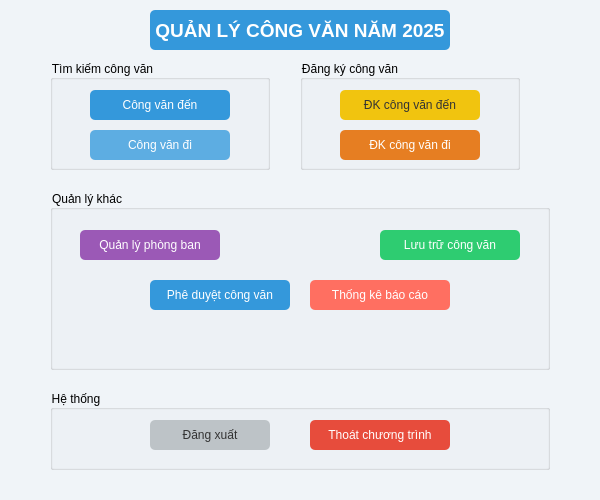
<?xml version="1.0" encoding="UTF-8"?>
<ui version="4.0">
 <class>MainWindow</class>
 <widget class="QMainWindow" name="MainWindow">
  <property name="geometry">
   <rect>
    <x>0</x>
    <y>0</y>
    <width>600</width>
    <height>500</height>
   </rect>
  </property>
  <property name="windowTitle">
   <string>Quản Lý Công Văn 2025</string>
  </property>
  <widget class="QWidget" name="centralwidget">
   <property name="styleSheet">
    <string>background-color: #F0F4F8;</string>
   </property>
   <widget class="QLabel" name="label_title">
    <property name="geometry">
     <rect>
      <x>150</x>
      <y>10</y>
      <width>300</width>
      <height>40</height>
     </rect>
    </property>
    <property name="font">
     <font>
      <pointsize>14</pointsize>
      <weight>75</weight>
      <bold>true</bold>
     </font>
    </property>
    <property name="styleSheet">
     <string>background-color: #3498DB; color: white; border-radius: 5px;</string>
    </property>
    <property name="text">
     <string>QUẢN LÝ CÔNG VĂN NĂM 2025</string>
    </property>
    <property name="alignment">
     <set>Qt::AlignCenter</set>
    </property>
   </widget>
   <widget class="QGroupBox" name="group_timkiem">
    <property name="geometry">
     <rect>
      <x>50</x>
      <y>60</y>
      <width>220</width>
      <height>110</height>
     </rect>
    </property>
    <property name="styleSheet">
     <string>background-color: #FFFFFF; border: 1px solid #D5DCE8; border-radius: 5px; QGroupBox::title { color: #2980B9; }</string>
    </property>
    <property name="title">
     <string>Tìm kiếm công văn</string>
    </property>
    <widget class="QPushButton" name="btncongvanden">
     <property name="geometry">
      <rect>
       <x>40</x>
       <y>30</y>
       <width>140</width>
       <height>30</height>
      </rect>
     </property>
     <property name="styleSheet">
      <string>background-color: #3498DB; color: white; border-radius: 5px;</string>
     </property>
     <property name="text">
      <string>Công văn đến</string>
     </property>
    </widget>
    <widget class="QPushButton" name="btncongvandi">
     <property name="geometry">
      <rect>
       <x>40</x>
       <y>70</y>
       <width>140</width>
       <height>30</height>
      </rect>
     </property>
     <property name="styleSheet">
      <string>background-color: #5DADE2; color: white; border-radius: 5px;</string>
     </property>
     <property name="text">
      <string>Công văn đi</string>
     </property>
    </widget>
   </widget>
   <widget class="QGroupBox" name="group_dangky">
    <property name="geometry">
     <rect>
      <x>300</x>
      <y>60</y>
      <width>220</width>
      <height>110</height>
     </rect>
    </property>
    <property name="styleSheet">
     <string>background-color: #FFFFFF; border: 1px solid #D5DCE8; border-radius: 5px; QGroupBox::title { color: #2980B9; }</string>
    </property>
    <property name="title">
     <string>Đăng ký công văn</string>
    </property>
    <widget class="QPushButton" name="btndangkyden">
     <property name="geometry">
      <rect>
       <x>40</x>
       <y>30</y>
       <width>140</width>
       <height>30</height>
      </rect>
     </property>
     <property name="styleSheet">
      <string>background-color: #F1C40F; color: #333333; border-radius: 5px;</string>
     </property>
     <property name="text">
      <string>ĐK công văn đến</string>
     </property>
    </widget>
    <widget class="QPushButton" name="btndangkydi">
     <property name="geometry">
      <rect>
       <x>40</x>
       <y>70</y>
       <width>140</width>
       <height>30</height>
      </rect>
     </property>
     <property name="styleSheet">
      <string>background-color: #E67E22; color: white; border-radius: 5px;</string>
     </property>
     <property name="text">
      <string>ĐK công văn đi</string>
     </property>
    </widget>
   </widget>
   <widget class="QGroupBox" name="group_quanly">
    <property name="geometry">
     <rect>
      <x>50</x>
      <y>190</y>
      <width>500</width>
      <height>180</height>
     </rect>
    </property>
    <property name="styleSheet">
     <string>background-color: #FFFFFF; border: 1px solid #D5DCE8; border-radius: 5px; QGroupBox::title { color: #2980B9; }</string>
    </property>
    <property name="title">
     <string>Quản lý khác</string>
    </property>
    <widget class="QPushButton" name="btnquanlyphongban">
     <property name="geometry">
      <rect>
       <x>30</x>
       <y>40</y>
       <width>140</width>
       <height>30</height>
      </rect>
     </property>
     <property name="styleSheet">
      <string>background-color: #9B59B6; color: white; border-radius: 5px;</string>
     </property>
     <property name="text">
      <string>Quản lý phòng ban</string>
     </property>
    </widget>
    <widget class="QPushButton" name="btnluutru">
     <property name="geometry">
      <rect>
       <x>330</x>
       <y>40</y>
       <width>140</width>
       <height>30</height>
      </rect>
     </property>
     <property name="styleSheet">
      <string>background-color: #2ECC71; color: white; border-radius: 5px;</string>
     </property>
     <property name="text">
      <string>Lưu trữ công văn</string>
     </property>
    </widget>
    <widget class="QPushButton" name="btnpheduyet">
     <property name="geometry">
      <rect>
       <x>100</x>
       <y>90</y>
       <width>140</width>
       <height>30</height>
      </rect>
     </property>
     <property name="styleSheet">
      <string>background-color: #3498DB; color: white; border-radius: 5px;</string>
     </property>
     <property name="text">
      <string>Phê duyệt công văn</string>
     </property>
    </widget>
    <widget class="QPushButton" name="btnthongke">
     <property name="geometry">
      <rect>
       <x>260</x>
       <y>90</y>
       <width>140</width>
       <height>30</height>
      </rect>
     </property>
     <property name="styleSheet">
      <string>background-color: #FF6F61; color: white; border-radius: 5px;</string>
     </property>
     <property name="text">
      <string>Thống kê báo cáo</string>
     </property>
    </widget>
   </widget>
   <widget class="QGroupBox" name="group_hethong">
    <property name="geometry">
     <rect>
      <x>50</x>
      <y>390</y>
      <width>500</width>
      <height>80</height>
     </rect>
    </property>
    <property name="styleSheet">
     <string>background-color: #FFFFFF; border: 1px solid #D5DCE8; border-radius: 5px; QGroupBox::title { color: #2980B9; }</string>
    </property>
    <property name="title">
     <string>Hệ thống</string>
    </property>
    <widget class="QPushButton" name="btndangxuat">
     <property name="geometry">
      <rect>
       <x>100</x>
       <y>30</y>
       <width>120</width>
       <height>30</height>
      </rect>
     </property>
     <property name="styleSheet">
      <string>background-color: #BDC3C7; color: #333333; border-radius: 5px;</string>
     </property>
     <property name="text">
      <string>Đăng xuất</string>
     </property>
    </widget>
    <widget class="QPushButton" name="btnthoat">
     <property name="geometry">
      <rect>
       <x>260</x>
       <y>30</y>
       <width>140</width>
       <height>30</height>
      </rect>
     </property>
     <property name="styleSheet">
      <string>background-color: #E74C3C; color: white; border-radius: 5px;</string>
     </property>
     <property name="text">
      <string>Thoát chương trình</string>
     </property>
    </widget>
   </widget>
  </widget>
 </widget>
 <resources/>
 <connections/>
</ui>
